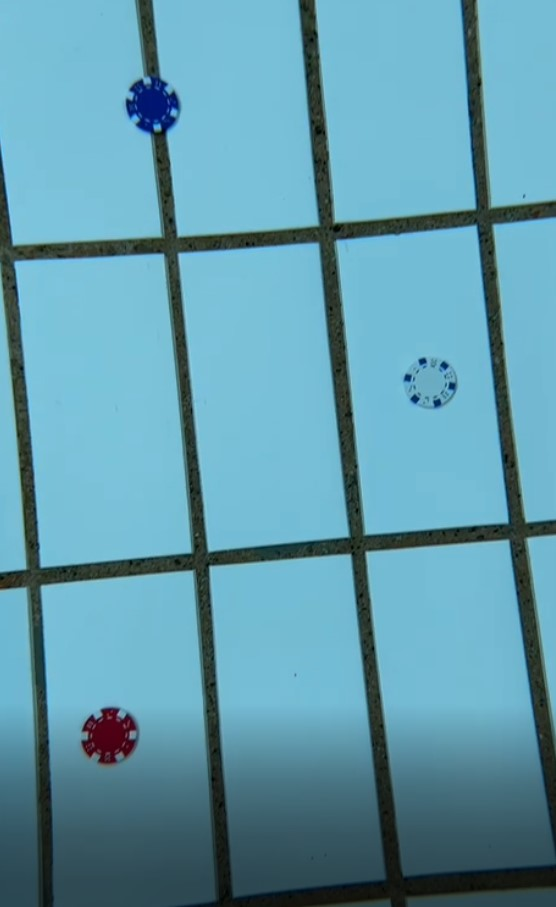
#> input picture camerafeed/Main_Classes/images/vann2.jpg, 556 x 907 px, found by its file name
$ python autonomous_docking_main.py
#> lines starting #> are read from the running program, lines starting #| are printed output that depends on the picture; after the words box and inside, x2 and y2 are one past the last pixel; in counts of white or black regions, pixels touching at a corner belong together
import cv2
import numpy as np
import time
import math


def regulate_position(displacement_x, displacement_y):
    drive_command = ""
    if displacement_x > 10:
        #drive_command = "GO LEFT"
        drive_command = [40, [-10, 0, 0, 0, 0, 0, 0, 0]]

    elif displacement_x < -10:
        #drive_command = "GO RIGHT"
        drive_command = [40, [10, 0, 0, 0, 0, 0, 0, 0]]

    elif displacement_y > 10:
        #drive_command = "GO DOWN"
        drive_command = [40, [0, 0, -10, 0, 0, 0, 0, 0]]

    elif displacement_y < -10:
        #drive_command = "GO UP"
        drive_command = [40, [0, 0, 10, 0, 0, 0, 0, 0]]
    else:
        # drive_command = "GO FORWARD"
        drive_command = [40, [0, 10, 0, 0, 0, 0, 0, 0]]

    return drive_command

class AutonomousDocking:
    def __init__(self):
        self.driving_data = [40, [0, 0, 0, 0, 0, 0, 0, 0]]
        self.frameL = None
        self.down_frame = None
        self.draw_grouts = False
        self.draw_grout_boxes = False

    def run(self, down_frame, front_frame_L = None, front_frame_R = None):
        self.frameL = front_frame_L
        self.frameR = front_frame_R
        self.down_frame = down_frame
        self.update()
        self.rotation_commands()
        data = self.get_driving_data()
        print(data)
        return self.frameL, self.down_frame, data

    def get_driving_data(self):
        data = self.driving_data.copy()
        self.driving_data = [40, [0, 0, 0, 0, 0, 0, 0, 0]]
        return data

    def find_red(self):
        # create a range for isolating only red
        lower_bound, upper_bound = (10, 10, 70), (70, 40, 255)
        #remove details from image
        blurred = cv2.GaussianBlur(self.frameL, (11, 13), 0)
        # creating a mask using the inRange() function and the low, high range, then dilating it
        mask1 = cv2.inRange(blurred, lower_bound, upper_bound)
        dilated = cv2.dilate(mask1, None, iterations=6)
        red_isolated = cv2.bitwise_and(self.frameL, self.frameL, mask=dilated)
        canny = cv2.Canny(red_isolated, 100, 200)
        # use findContours to get a list of all contoures
        contours, _ = cv2.findContours(canny, cv2.RETR_LIST, cv2.CHAIN_APPROX_SIMPLE)
        # there may be a lot of noise in the image, to find the correct contoure, we loop through the list of contoures
        red_center = (0, 0), 0
        # print(contours)
        for c in contours:
            (x, y), radius = cv2.minEnclosingCircle(c)
            if radius > red_center[1]:
                red_center = (x, y), radius
        # write center and radius as integers
        center_point = (int(red_center[0][0]), int(red_center[0][1]))
        radius = int(red_center[1])
        # draw a circle around the red dot
        cv2.circle(self.frameL, center_point, radius, (0, 255, 0), 2)
        return center_point, radius

    def update(self):
        frame_width = self.frameL.shape[1]
        frame_height = self.frameL.shape[0]

        frame_centerpoint = (frame_width / 2, frame_height / 2)
        red_centerpoint, red_radius = self.find_red()

        #center = (0, 0) and r = 0 are default values, meaning no red conture is found
        if red_centerpoint == (0, 0) and red_radius == 0:
            # print("No docking station found!")
            return "No docking station found!"
        # else:
            # print("Docking station found!", red_centerpoint, red_radius)

        width_diff, height_diff = frame_centerpoint[0] - red_centerpoint[0], frame_centerpoint[1] - red_centerpoint[1]

        red_to_frame_ratio = ((math.pi * red_radius ** 2) / (frame_width * frame_height)) * 100

        max_red_ratio = 50 #if the red dot is more than 50% of the frame, stop
        if red_to_frame_ratio > max_red_ratio:
            print("Stop! Docking station is close enough!")
        else:
            self.driving_data = regulate_position(width_diff, height_diff)

    def find_grouts(self):
        lower_bound, upper_bound = (1, 0, 0), (100, 100, 100)
        grouts = cv2.inRange(self.down_frame, lower_bound, upper_bound)
        canny = cv2.Canny(grouts, 100, 200)
        blurred = cv2.GaussianBlur(canny, (11, 13), 0)
        grout_contours, _ = cv2.findContours(blurred,cv2.RETR_TREE, cv2.CHAIN_APPROX_SIMPLE)
        if self.draw_grouts:
            cv2.drawContours(self.down_frame, grout_contours, -1, (0, 255, 0), 3)
            if cv2.waitKey(1) & 0xFF == ord('q'):
                self.draw_grouts = False
        return grout_contours

    def find_relative_angle(self):
        grout_contours = self.find_grouts()
        angle_sum = 0
        angle_counter = 0
        for c in grout_contours:
            rect = cv2.minAreaRect(c)
            area = cv2.contourArea(c)
            (x, y), (width, height), angle = rect

            MAX_AREA = 5000
            MIN_AREA = 500
            if (area > MAX_AREA) or (area < MIN_AREA):
                continue

            if width < height:
                angle = 90 - angle
            else:
                angle = -angle

            angle_sum += angle
            angle_counter += 1
            if self.draw_grout_boxes:
                box = cv2.boxPoints(rect)
                box = np.intp(box)
                cv2.drawContours(self.down_frame, [box], 0, (0, 0, 255), 2)
                if cv2.waitKey(1) & 0xFF == ord('q'):
                    self.draw_grout_boxes = False

            if angle_counter == 0:
                return "Bad"
            avg_angle = angle_sum / angle_counter
            return avg_angle

    def rotation_commands(self):
        angle = self.find_relative_angle()
        if angle == "Bad":
            return "No grouts found!"

        elif angle > 2:
            self.driving_data = [40, [0, 0, 0, 10, 0, 0, 0, 0]]
            return "Turn right!"

        elif angle < -2:
            self.driving_data = [40, [0, 0, 0, -10, 0, 0, 0, 0]]
            return "Turn left!"
        else:
            self.driving_data = [40, [0, 10, 0, 0, 0, 0, 0, 0]]
            return "Go straight!"


if __name__ == "__main__":
    a = AutonomousDocking()
    frame_down = cv2.imread("camerafeed/Main_Classes/images/vann2.jpg")
#> frame_down is the input picture: shape (907, 556, 3); mean B, G, R 172.3, 154.4, 97.2
    cam = cv2.VideoCapture(0)
    while True:
        _, frame = cam.read()
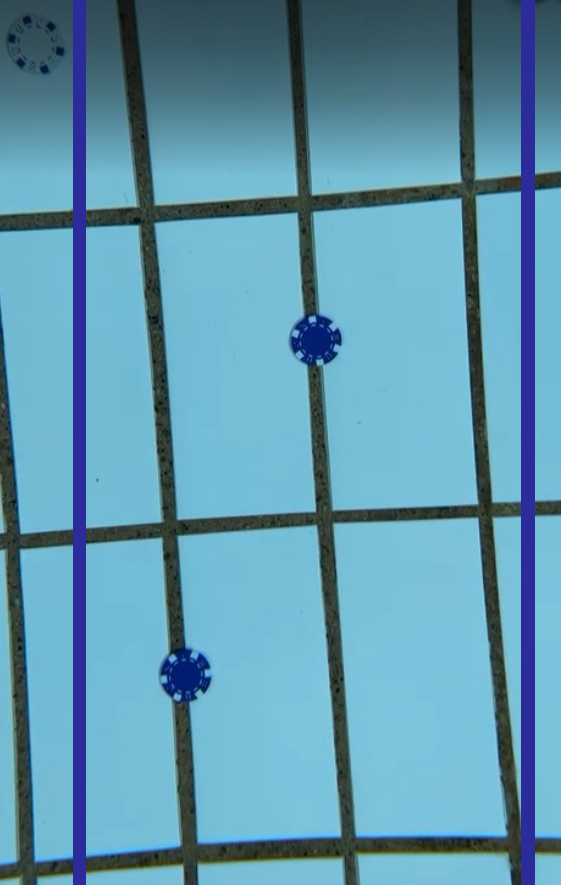
#> input picture camerafeed/Main_Classes/images/transect1.png, 561 x 885 px, given in place of the camera
#> frame is the input picture: shape (885, 561, 3); mean B, G, R 174.3, 151.4, 95.9
        a.run(down_frame=frame_down, front_frame_L=frame)
#> in find_red, `blurred = cv2.GaussianBlur(self.frameL, (11, 13), 0)`:
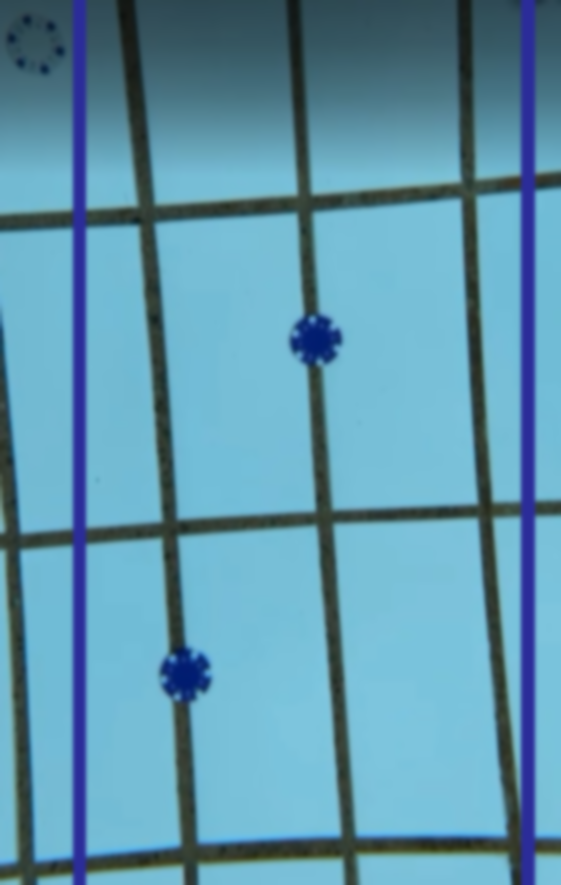
#> blurred: shape (885, 561, 3); mean B, G, R 174.3, 151.4, 95.9
#> in find_red, `mask1 = cv2.inRange(blurred, lower_bound, upper_bound)`: mask1: shape (885, 561); every value is 0
#> in find_red, `red_isolated = cv2.bitwise_and(self.frameL, self.frameL, mask=dilated)`: red_isolated: shape (885, 561, 3); every value is 0
#> in find_red, `contours, _ = cv2.findContours(canny, cv2.RETR_LIST, cv2.CHAIN_APPROX_..`: contours = []
#> after the loop in find_red, `for c in contours:`: red_center = ((0, 0), 0)
#> in find_red, `center_point = (int(red_center[0][0]), int(red_center[0][1]))`: center_point = (0, 0)
#> in find_red, `radius = int(red_center[1])`: radius = 0
#> in find_red, `cv2.circle(self.frameL, center_point, radius, (0, 255, 0), 2)`: self.frameL: shape (885, 561, 3); under 0.01% of pixels changed, all inside (x1, y1, x2, y2) = (0, 0, 2, 2)
#> in update, `red_centerpoint, red_radius = self.find_red()`: red_centerpoint = (0, 0); red_radius = 0
#> in find_grouts, `grouts = cv2.inRange(self.down_frame, lower_bound, upper_bound)`:
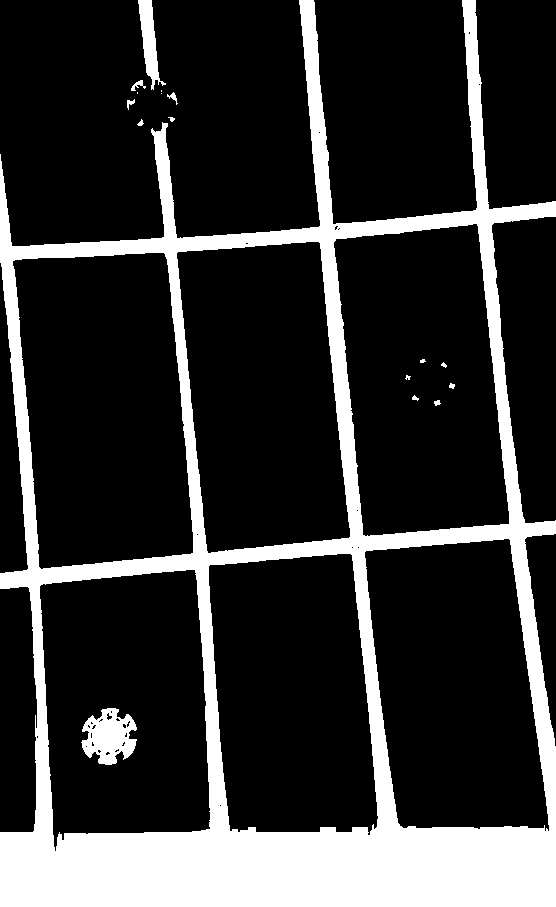
#> grouts: shape (907, 556); 20.1% white; 17 white regions (5 under 20 px), largest, box (x1, y1, x2, y2) and area: (0, 0, 556, 907) 97810, (81, 708, 137, 765) 2051, (138, 0, 166, 90) 1067
#> in find_grouts, `canny = cv2.Canny(grouts, 100, 200)`:
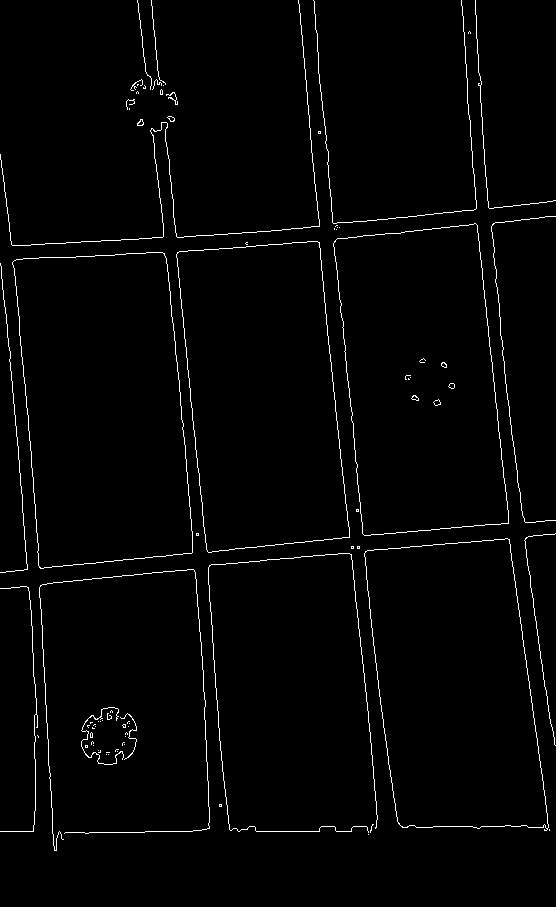
#> canny: shape (907, 556); 1.8% white in thin lines or dots
#> in find_grouts, `blurred = cv2.GaussianBlur(canny, (11, 13), 0)`:
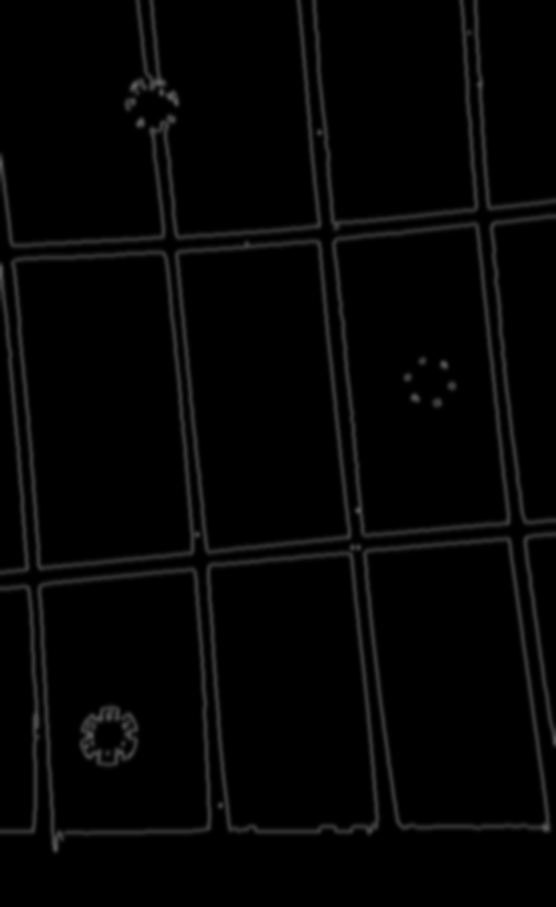
#> blurred: shape (907, 556); min 0, max 95, mean 4.6
#> in find_grouts, `grout_contours, _ = cv2.findContours(blurred,cv2.RETR_TREE, cv2.CHAIN_..`: grout_contours = 61 contours, 24 with area under 20; largest, box (x1, y1, x2, y2) and area: (0, 0, 556, 857) 325864, (19, 258, 188, 562) 42133, (339, 230, 504, 530) 38644, (182, 247, 345, 546) 38172, (370, 545, 543, 822) 37654
#> the loop in find_relative_angle, `for c in grout_contours:` made 8 passes
#> (rect, area, x, y, width, height, angle, angle_sum) on pass 8: (((108.5, 735.5), (69, 65), -90), 3526.5, 108.5, 735.5, 69, 65, 90, 90)
#> (area, x, y, width, height, angle) on passes 1, 2, 4, 7: (325864.5, 277.5, 428, 856, 555, -90), (433.5, 214.4, 751.4, 7.47, 101, -2.73), (30, 209, 682, 16, 2, -90), (35952, 124.9, 703.5, 150.1, 249.9, -3.07)
#> after the loop in find_relative_angle, `for c in grout_contours:`: angle_counter = 1; angle_sum = 90; self.draw_grout_boxes = False
#> in rotation_commands, `angle = self.find_relative_angle()`: angle = 90
        cv2.imshow("Front Cam", a.frameL)
        cv2.imshow("Down Cam", a.down_frame)

        if cv2.waitKey(1) & 0xFF == ord('q'):
#> (key q is pressed here)
            break
    cam.release()
    cv2.destroyAllWindows()
